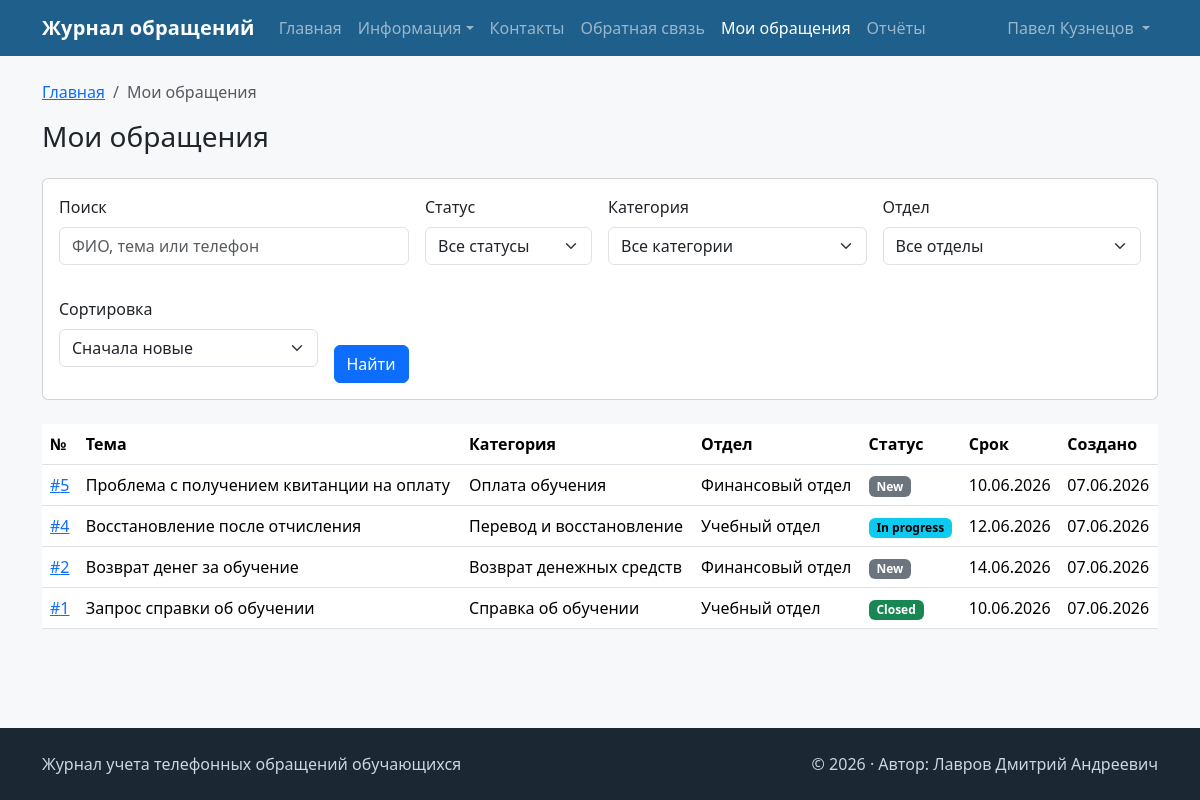
The page /cabinet/appeals/ (signed in) on the database its author committed.
### users/models.py (models this page shows, shortened)
class User(AbstractUser):
    username = None
    email = models.EmailField(
        verbose_name=_("Email"),
        unique=True,
    )
    USERNAME_FIELD = "email"
    REQUIRED_FIELDS = []
    objects = EmailUserManager()
    class Meta(AbstractUser.Meta):
        verbose_name = _("User")
        verbose_name_plural = _("Users")
        ordering = ["-date_joined", "id"]

### appeals/models.py (models this page shows, shortened)
class Appeal(models.Model):
    NORMALIZED_FIELDS: ClassVar[NormalizedFields] = {
        "student_full_name": normalize_spaces,
        "student_phone": normalize_phone,
        "summary": normalize_spaces,
    }
    class Status(models.TextChoices):
        NEW = "new", _("New")
        IN_PROGRESS = "in_progress", _("In progress")
        CLOSED = "closed", _("Closed")
    student_full_name = models.CharField(
        _("Student full name"),
        max_length=255,
    )
    student_phone = models.CharField(
        _("Student phone"),
        max_length=50,
        validators=[
            validate_phone,
        ],
    )
    summary = models.CharField(
        _("Summary"),
        max_length=255,
    )
    description = models.TextField(
        _("Description"),
    )
    category = models.ForeignKey(
        AppealCategory,
        verbose_name=_("Category"),
        on_delete=models.PROTECT,
        related_name="appeals",
    )
    department = models.ForeignKey(
        Department,
        verbose_name=_("Department"),
        on_delete=models.PROTECT,
        related_name="appeals",
    )
    status = models.CharField(
        _("Status"),
        max_length=20,
        choices=Status.choices,
        default=Status.NEW,
    )
    due_at = models.DateTimeField(
        _("Due at"),
    )
    result = models.TextField(
        _("Result"),
        blank=True,
    )
    accepted_by = models.ForeignKey(
        settings.AUTH_USER_MODEL,
        verbose_name=_("Accepted by"),
        on_delete=models.PROTECT,
        related_name="accepted_appeals",
        blank=True,
        null=True,
    )
    created_by = models.ForeignKey(
        settings.AUTH_USER_MODEL,
        verbose_name=_("Created by"),
        on_delete=models.PROTECT,
        related_name="created_appeals",
    )
    created_at = models.DateTimeField(
        _("Created at"),
        default=timezone.now,
    )
    updated_at = models.DateTimeField(
        _("Updated at"),
        auto_now=True,
    )
    accepted_at = models.DateTimeField(
        _("Accepted at"),
        blank=True,
        null=True,
    )
    closed_at = models.DateTimeField(
        _("Closed at"),
        blank=True,
        null=True,
    )
    class Meta:
        verbose_name = _("Appeal")
        verbose_name_plural = _("Appeals")
        ordering = ["-created_at", "-pk"]
        permissions = [
            (START_APPEAL_PROCESSING_CODENAME, _("Can start appeal processing")),
            (COMMENT_APPEAL_CODENAME, _("Can comment appeal")),
            (CLOSE_APPEAL_CODENAME, _("Can close appeal")),
            (TRANSFER_APPEAL_CODENAME, _("Can transfer appeal")),
        ]
    @property
    def is_overdue(self) -> bool:
        return self.status != self.Status.CLOSED and self.due_at < timezone.now()

class AppealCategory(models.Model):
    NORMALIZED_FIELDS: ClassVar[NormalizedFields] = {
        "name": normalize_spaces,
    }
    name = models.CharField(
        _("Name"),
        max_length=150,
    )
    name_key = models.CharField(
        _("Name key"),
        max_length=255,
        blank=True,
        editable=False,
    )
    department = models.ForeignKey(
        Department,
        verbose_name=_("Department"),
        on_delete=models.PROTECT,
        related_name="categories",
    )
    default_processing_days = models.PositiveSmallIntegerField(
        _("Default processing days"),
        default=3,
        validators=[
            MinValueValidator(1),
        ],
    )
    description = models.TextField(
        _("Description"),
        blank=True,
    )
    is_active = models.BooleanField(
        _("Is active"),
        default=True,
    )
    created_at = models.DateTimeField(
        _("Created at"),
        auto_now_add=True,
    )
    updated_at = models.DateTimeField(
        _("Updated at"),
        auto_now=True,
    )
    class Meta:
        verbose_name = _("Appeal category")
        verbose_name_plural = _("Appeal categories")
        ordering = ["name", "-pk"]
        constraints = [
            models.UniqueConstraint(
                fields=["name_key"],
                name="unique_appeal_category_name_key",
                violation_error_message=_("Appeal category with this name already exists."),
            ),
        ]
    def __str__(self) -> str:
        return self.name

class Department(models.Model):
    NORMALIZED_FIELDS: ClassVar[NormalizedFields] = {
        "name": normalize_spaces,
    }
    name = models.CharField(
        _("Name"),
        max_length=150,
    )
    name_key = models.CharField(
        _("Name key"),
        max_length=255,
        blank=True,
        editable=False,
    )
    description = models.TextField(
        _("Description"),
        blank=True,
    )
    members = models.ManyToManyField(
        settings.AUTH_USER_MODEL,
        verbose_name=_("Members"),
        blank=True,
        related_name="departments",
    )
    is_active = models.BooleanField(
        _("Is active"),
        default=True,
    )
    created_at = models.DateTimeField(
        _("Created at"),
        auto_now_add=True,
    )
    updated_at = models.DateTimeField(
        _("Updated at"),
        auto_now=True,
    )
    class Meta:
        verbose_name = _("Department")
        verbose_name_plural = _("Departments")
        ordering = ["name", "-pk"]
        constraints = [
            models.UniqueConstraint(
                fields=["name_key"],
                name="unique_department_name_key",
                violation_error_message=_("Department with this name already exists."),
            ),
        ]
    def __str__(self) -> str:
        return self.name

### appeals/views.py (the view, shortened to what this page needs)
# urls.py: path("appeals/", AppealListView.as_view(), name="appeal_list"),
class AppealListView(LoginRequiredMixin, PermissionRequiredMixin, ListView):
    permission_required = VIEW_APPEAL_PERMISSION
    template_name = "appeals/appeal_list.html"
    context_object_name = "appeals"
    paginate_by = 20
    def get_filter_form(self):
        if not hasattr(self, "_filter_form"):
            self._filter_form = AppealFilterForm(self.request.GET or None)
        return self._filter_form
    def get_queryset(self):
        queryset = visible_appeals_for(self.request.user).select_related(
            "category",
            "department",
        )
        form = self.get_filter_form()
        if not form.is_valid():
            return queryset.order_by(AppealFilterForm.DEFAULT_SORT)
    def get_context_data(self, **kwargs):
        context = super().get_context_data(**kwargs)
        context["breadcrumbs"] = [{"label": "Мои обращения"}]
        context["filter_form"] = self.get_filter_form()
        context["filters_active"] = bool(self.request.GET)
        context["querystring"] = self._querystring_without_page()
        return context
    def _querystring_without_page(self):
        params = self.request.GET.copy()
        params.pop("page", None)
        return params.urlencode()

### templates/appeals/appeal_list.html (shortened to what this page needs)
{% extends "base.html" %}
{% block content %}
  <div class="d-flex flex-wrap justify-content-between align-items-center gap-2 mb-4">
    <h1 class="h3 mb-0">Мои обращения</h1>
  </div>
  <form method="get" class="card mb-4">
    <div class="card-body">
      <div class="row g-3 align-items-end">
        <div class="col-12 col-lg-4">
          {% include "_field.html" with field=filter_form.q %}
        </div>
        <div class="col-6 col-lg-2">
          {% include "_field.html" with field=filter_form.status %}
        </div>
        <div class="col-6 col-lg-3">
          {% include "_field.html" with field=filter_form.category %}
        </div>
        <div class="col-6 col-lg-3">
          {% include "_field.html" with field=filter_form.department %}
        </div>
        <div class="col-6 col-lg-3">
          {% include "_field.html" with field=filter_form.sort %}
        </div>
        <div class="col-12 col-lg-auto d-flex gap-2">
          <button type="submit" class="btn btn-primary">Найти</button>
        </div>
      </div>
    </div>
  </form>
  {% if appeals %}
    <div class="table-responsive">
      <table class="table table-hover align-middle">
        <thead>
          <tr>
            <th scope="col">№</th>
            <th scope="col">Тема</th>
            <th scope="col">Категория</th>
            <th scope="col">Отдел</th>
            <th scope="col">Статус</th>
            <th scope="col">Срок</th>
            <th scope="col">Создано</th>
          </tr>
        </thead>
        <tbody>
          {% for appeal in appeals %}
            <tr>
              <td class="text-nowrap">
                <a href="{% url 'appeals:appeal_detail' appeal.pk %}">#{{ appeal.pk }}</a>
              </td>
              <td>{{ appeal.summary }}</td>
              <td>{{ appeal.category.name }}</td>
              <td>{{ appeal.department.name }}</td>
              <td>{% include "appeals/_status_badge.html" with appeal=appeal %}</td>
              <td class="text-nowrap">{{ appeal.due_at|date:"d.m.Y" }}</td>
              <td class="text-nowrap">{{ appeal.created_at|date:"d.m.Y" }}</td>
            </tr>
          {% endfor %}
        </tbody>
      </table>
    </div>
  {% elif filters_active %}
    <div class="alert alert-warning mb-0" role="alert">
      По заданным условиям обращений не найдено.
    </div>
  {% else %}
    <div class="alert alert-info mb-0" role="alert">
      Обращений пока нет.
    </div>
  {% endif %}
{% endblock %}

### templates/base.html (shortened to what this page needs)
{% load static %}
<!doctype html>
<html lang="ru">
  <head>
    <link rel="stylesheet" href="{% static 'vendor/bootstrap/bootstrap.min.css' %}">
    <link rel="stylesheet" href="{% static 'css/app.css' %}">
  </head>
  <body>
    <header class="site-header">
      {% include "_navbar.html" %}
    </header>
    <main id="main" class="site-main py-4">
      <div class="container">
        {% include "_breadcrumbs.html" %}
        {% block content %}{% endblock %}
      </div>
    </main>
    {% include "_footer.html" %}
  </body>
</html>

### templates/_navbar.html (shortened to what this page needs)
<nav class="navbar navbar-expand-lg navbar-dark" aria-label="Основная навигация">
  <div class="container">
    <a class="navbar-brand" href="{% url 'public:home' %}">Журнал обращений</a>
    <div class="collapse navbar-collapse" id="primary-nav">
      {% with view_name=request.resolver_match.view_name %}
      {% with info_views="public:about public:how_to public:process public:categories public:analytics public:faq public:documents" %}
      <ul class="navbar-nav me-auto mb-2 mb-lg-0">
        <li class="nav-item">
          <a class="nav-link{% if view_name == 'public:home' %} active{% endif %}"
             href="{% url 'public:home' %}">Главная</a>
        </li>
        <li class="nav-item dropdown">
          <a class="nav-link dropdown-toggle{% if view_name in info_views %} active{% endif %}"
             href="#" id="info-menu" role="button" data-bs-toggle="dropdown"
             aria-expanded="false"
             {% if view_name in info_views %}aria-current="page"{% endif %}>Информация</a>
        </li>
        <li class="nav-item">
          <a class="nav-link{% if view_name == 'public:contacts' %} active{% endif %}"
             href="{% url 'public:contacts' %}">Контакты</a>
        </li>
        <li class="nav-item">
          <a class="nav-link{% if view_name == 'public:feedback' %} active{% endif %}"
             href="{% url 'public:feedback' %}">Обратная связь</a>
        </li>
        {% if perms.appeals.view_appeal %}
          <li class="nav-item">
            <a class="nav-link{% if view_name == 'appeals:appeal_list' %} active{% endif %}"
               {% if view_name == 'appeals:appeal_list' %}aria-current="page"{% endif %}
               href="{% url 'appeals:appeal_list' %}">Мои обращения</a>
          </li>
          <li class="nav-item">
            <a class="nav-link{% if view_name == 'appeals:appeal_report' %} active{% endif %}"
               href="{% url 'appeals:appeal_report' %}">Отчёты</a>
          </li>
        {% endif %}
      </ul>
      <ul class="navbar-nav ms-auto mb-2 mb-lg-0">
        {% if user.is_authenticated %}
          <li class="nav-item dropdown">
            <a class="nav-link dropdown-toggle" href="#" id="user-menu" role="button"
               data-bs-toggle="dropdown" aria-expanded="false">
              {{ user.get_full_name|default:user.email }}
            </a>
          </li>
        {% else %}
          <li class="nav-item">
            <a class="nav-link{% if view_name == 'login' %} active{% endif %}"
               {% if view_name == 'login' %}aria-current="page"{% endif %}
               href="{% url 'login' %}">Войти</a>
          </li>
        {% endif %}
      </ul>
      {% endwith %}
      {% endwith %}
    </div>
  </div>
</nav>

### templates/_breadcrumbs.html (shortened to what this page needs)
<nav aria-label="Хлебные крошки">
  <ol class="breadcrumb">
    {% if breadcrumbs %}
      <li class="breadcrumb-item"><a href="{% url 'public:home' %}">Главная</a></li>
      {% for crumb in breadcrumbs %}
        {% if forloop.last %}
          <li class="breadcrumb-item active" aria-current="page">{{ crumb.label }}</li>
        {% else %}
          <li class="breadcrumb-item"><a href="{{ crumb.url }}">{{ crumb.label }}</a></li>
        {% endif %}
      {% endfor %}
    {% else %}
      <li class="breadcrumb-item active" aria-current="page">Главная</li>
    {% endif %}
  </ol>
</nav>

### templates/_field.html (shortened to what this page needs)
<div class="mb-3">
  <label for="{{ field.id_for_label }}" class="form-label">
    {{ field.label }}{% if field.field.required %} <span class="text-danger" aria-hidden="true">*</span>{% endif %}
  </label>
  {{ field }}
</div>

### templates/appeals/_status_badge.html (shortened to what this page needs)
{% if appeal.status == "new" %}
  <span class="badge text-bg-secondary">{{ appeal.get_status_display }}</span>
{% elif appeal.status == "in_progress" %}
  <span class="badge text-bg-info">{{ appeal.get_status_display }}</span>
{% elif appeal.status == "closed" %}
  <span class="badge text-bg-success">{{ appeal.get_status_display }}</span>
{% else %}
  <span class="badge text-bg-light">{{ appeal.get_status_display }}</span>
{% endif %}

### templates/_footer.html
<footer class="site-footer mt-auto py-4">
  <div class="container">
    <div class="d-flex flex-column flex-md-row justify-content-between align-items-md-center gap-2">
      <span>Журнал учета телефонных обращений обучающихся</span>
      <span class="text-md-end">
        &copy; {% now "Y" %} · Автор: Лавров Дмитрий Андреевич
      </span>
    </div>
  </div>
</footer>

### rows shown on the page
User: get_full_name "Павел Кузнецов"
Appeal: pk "5", summary "Проблема с получением квитанции на оплату", category.name "Оплата обучения", department.name "Финансовый отдел", status "New", due_at "10.06.2026", created_at "07.06.2026"
Appeal: pk "4", summary "Восстановление после отчисления", category.name "Перевод и восстановление", department.name "Учебный отдел", status "In progress", due_at "12.06.2026", created_at "07.06.2026"
Appeal: pk "2", summary "Возврат денег за обучение", category.name "Возврат денежных средств", department.name "Финансовый отдел", status "New", due_at "14.06.2026", created_at "07.06.2026"
Appeal: pk "1", summary "Запрос справки об обучении", category.name "Справка об обучении", department.name "Учебный отдел", status "Closed", due_at "10.06.2026", created_at "07.06.2026"

### other values the page prints
{{ crumb.label }} "Мои обращения"
{{ field.label }} "Поиск Статус Категория Отдел Сортировка"
